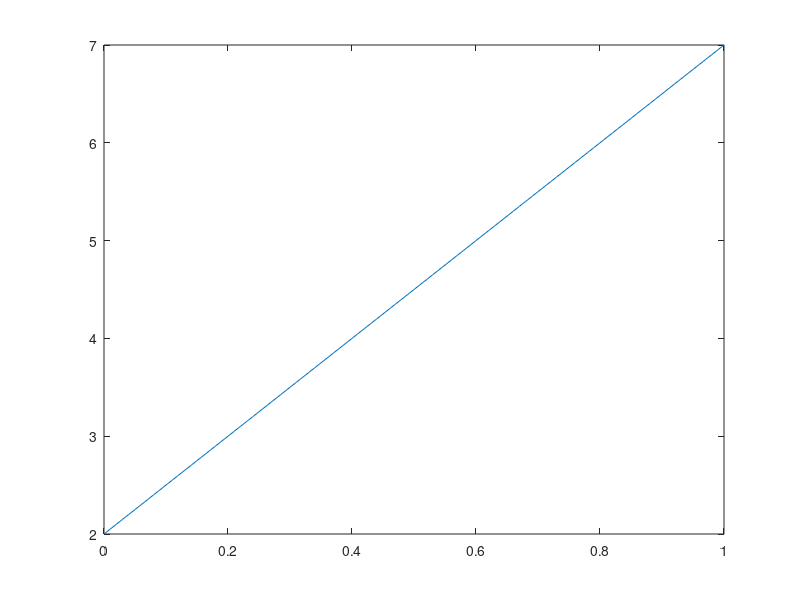
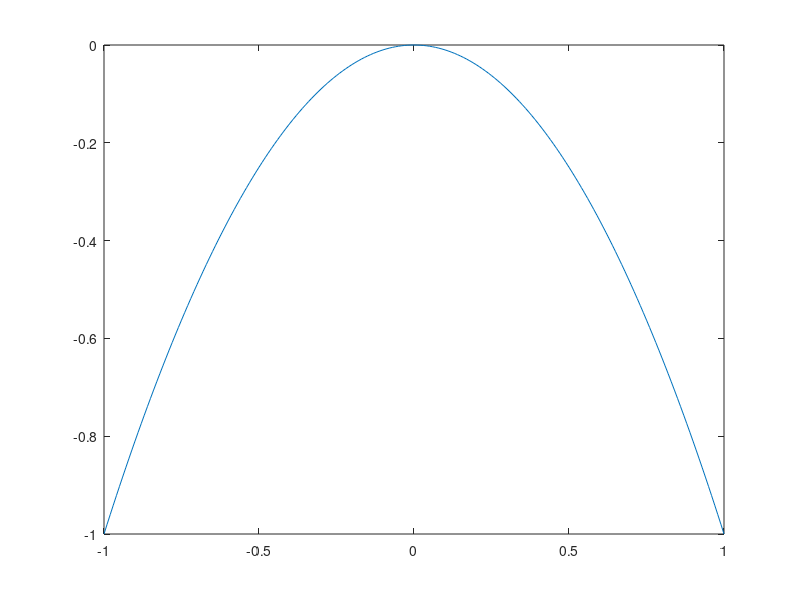
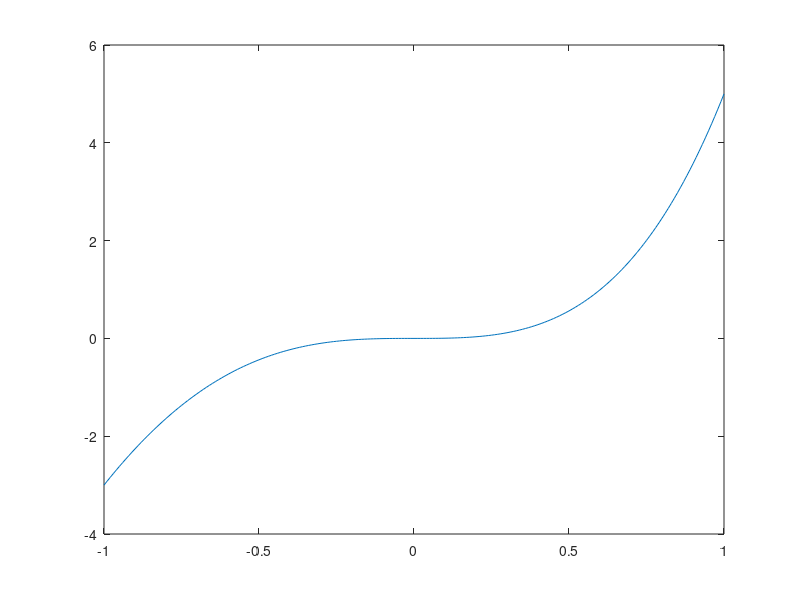

Here is the MATLAB script that generated these plots, in order:
% Simple script to get some feel for correlation funtions
% ===
%
% This script calculate corr or cov values for a cloud.
%
% Note that Noreen has sent me two websites with two nice explanations when
% the slope indeed is the same as the cov, and when not.
%
% - http://stats.stackexchange.com/questions/22718/what-is-the-difference-between-linear-regression-on-y-with-x-and-x-with-y/22721#22721
% - http://stats.stackexchange.com/questions/32464/how-does-the-correlation-coefficient-differ-from-regression-slope
%
% (See also word file where I copied the contents of those sites.)

fi = 1; % figure index

%% Simple linear relationsship
% ===
x = [0:.01:1];
y = 5*x+2;
figure(fi); clf; plot(x,y);
Rlin = corr(x',y')
%corrcoef(x',y')
fi = fi+1;

%% The outcome of this is one, which can be derived easily,
% see notes 19-04-2015 (p. 2). A manual calculation of the R is as follows:
% ===
% Note:
% corr(x(t),y(t)) = 
varXY = 0; varX = 0; varY = 0;
xNorm = x-mean(x);
yNorm = y-mean(y);
for t=1:numel(x)
    varXY = varXY + xNorm(t)*yNorm(t);    
    varX = varX+xNorm(t)^2;
    varY = varY+yNorm(t)^2;
end
RXY = varXY / sqrt(varX*varY)

% Note that you can calculate the correlation coefficients easily:
betaY = varXY / varX
betaX = varXY / varY
% Note furthermore that these relations are derived by wanting to find the
% minimum of the sum of squared errors; this can be done by looking for the
% derivative being zero. Above relations then follow. See also:
% http://en.wikipedia.org/wiki/Ordinary_least_squares
% http://en.wikipedia.org/wiki/Proofs_involving_ordinary_least_squares#Least_squares_estimator_for_.CE.B2
% (And this was also mentioned in my programming course - see lecture notes 
% thereof.)

%% What happens if you have a non-linear relation?
% E.g. a parabola
% ===
x = [-1:.01:1];
y = -1*x.^2;
figure(fi); clf; plot(x,y);
Rpara = corr(x',y')
fi = fi+1;

% % Rpara =
% %  3.1614e-18
% So apparently the correlation disappears completely for a parabola.
% Which makes sense since there is no straight line describing this 
% relationship.

%% Another example
% ===
x = [-1:.01:1];
y = 4*x.^3+x.^4;
figure(fi); clf; plot(x,y);
Rarbi = corr(x',y')
fi = fi+1;












